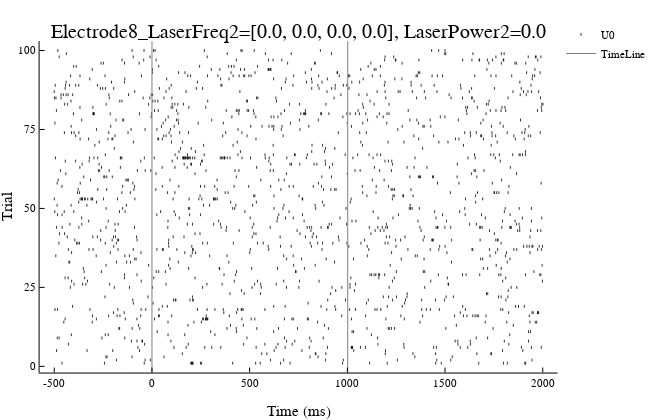

The notebook cell saved with this chart:
### Code cell
ci=2
custs=usts[cond[ci,:i]];cuids=map(i->fill(uid.value.value,length(i)),is[cond[ci,:i]])
plotspiketrain(custs,uids=cuids,timeline=[0,mconddur],title="Electrode$(eid.value)_$(cstring[ci])")
plot!(bts[2],bvs[2],line=:steppost,linewidth=0,fillcolor=coloralpha(lasercolor,1),fillrange=1,label="LaserOn")

### Figure 1 — Plotly figure (JSON) as saved in the notebook; plotly's stock layout.template omitted (floating-point values rounded to 4 significant figures; data arrays with more than 128 entries replaced by an {"elided": "..."} marker saying what was removed)
{"data": [{"colorbar": {"title": ""}, "hoverinfo": "text", "legendgroup": "U0", "marker": {"color": "rgba(0, 154, 250, 1.000)", "line": {"color": "rgba(0, 0, 0, 0.800)", "width": 1}, "size": 2, "symbol": "line-ns"}, "mode": "markers", "name": "U0", "showlegend": true, "text": {"elided": "1525 null values"}, "type": "scatter", "x": {"elided": "1525 float values"}, "xaxis": "x1", "y": {"elided": "1525 int values"}, "yaxis": "y1"}, {"colorbar": {"title": ""}, "hoverinfo": "text", "legendgroup": "TimeLine", "line": {"color": "rgba(128, 128, 128, 1.000)", "dash": "solid", "shape": "linear", "width": 1}, "mode": "lines", "name": "TimeLine", "showlegend": true, "text": [null, null], "type": "scatter", "x": [0, 0], "xaxis": "x1", "y": [-10500.0, 10600.0], "yaxis": "y1"}, {"colorbar": {"title": ""}, "hoverinfo": "text", "legendgroup": "TimeLine", "line": {"color": "rgba(128, 128, 128, 1.000)", "dash": "solid", "shape": "linear", "width": 1}, "mode": "lines", "name": "TimeLine", "showlegend": false, "text": [null, null], "type": "scatter", "x": [1002.0, 1002.0], "xaxis": "x1", "y": [-10500.0, 10600.0], "yaxis": "y1"}], "layout": {"annotations": [{"font": {"color": "rgba(0, 0, 0, 1.000)", "family": "sans-serif", "size": 20}, "rotation": 0, "showarrow": false, "text": "Electrode8_LaserFreq2=[0.0, 0.0, 0.0, 0.0], LaserPower2=0.0", "x": 0.5323, "xanchor": "center", "xref": "paper", "y": 1, "yanchor": "top", "yref": "paper"}], "height": 420, "legend": {"bgcolor": "rgba(255, 255, 255, 1.000)", "bordercolor": "rgba(0, 0, 0, 1.000)", "font": {"color": "rgba(0, 0, 0, 1.000)", "family": "sans-serif", "size": 11}, "tracegroupgap": 0, "x": 1, "y": 1}, "margin": {"b": 20, "l": 0, "r": 0, "t": 20}, "paper_bgcolor": "rgba(255, 255, 255, 1.000)", "plot_bgcolor": "rgba(255, 255, 255, 1.000)", "showlegend": true, "width": 650, "xaxis": {"anchor": "y1", "domain": [0.07059, 0.9939], "gridcolor": "rgba(0, 0, 0, 0.100)", "gridwidth": 0.5, "linecolor": "rgba(0, 0, 0, 1.000)", "mirror": false, "range": [-575.0, 2076.0], "showgrid": false, "showline": true, "showticklabels": true, "tickangle": 0, "tickcolor": "rgb(0, 0, 0)", "tickfont": {"color": "rgba(0, 0, 0, 1.000)", "family": "sans-serif", "size": 11}, "tickmode": "array", "ticks": "inside", "ticktext": ["-500", "0", "500", "1000", "1500", "2000"], "tickvals": [-500, 0, 500, 1000, 1500, 2000], "title": "Time (ms)", "titlefont": {"color": "rgba(0, 0, 0, 1.000)", "family": "sans-serif", "size": 15}, "type": "-", "visible": true, "zeroline": false, "zerolinecolor": "rgba(0, 0, 0, 1.000)"}, "yaxis": {"anchor": "x1", "domain": [0.0722, 0.9443], "gridcolor": "rgba(0, 0, 0, 0.100)", "gridwidth": 0.5, "linecolor": "rgba(0, 0, 0, 1.000)", "mirror": false, "range": [-1.97, 103.0], "showgrid": false, "showline": true, "showticklabels": true, "tickangle": 0, "tickcolor": "rgb(0, 0, 0)", "tickfont": {"color": "rgba(0, 0, 0, 1.000)", "family": "sans-serif", "size": 11}, "tickmode": "array", "ticks": "inside", "ticktext": ["0", "25", "50", "75", "100"], "tickvals": [0, 25, 50, 75, 100], "title": "Trial", "titlefont": {"color": "rgba(0, 0, 0, 1.000)", "family": "sans-serif", "size": 15}, "type": "-", "visible": true, "zeroline": false, "zerolinecolor": "rgba(0, 0, 0, 1.000)"}}}
